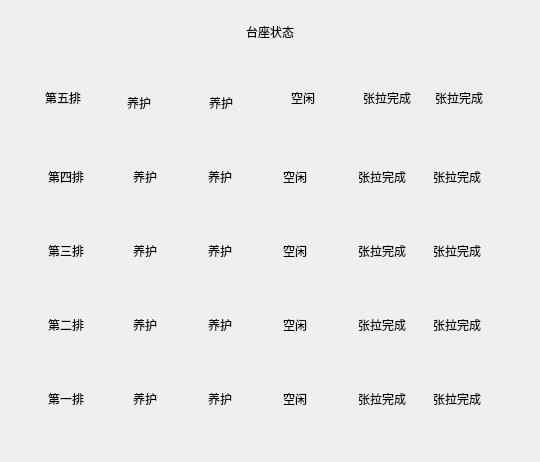
<?xml version="1.0" encoding="UTF-8"?>
<ui version="4.0">
 <class>Form</class>
 <widget class="QWidget" name="Form">
  <property name="geometry">
   <rect>
    <x>0</x>
    <y>0</y>
    <width>540</width>
    <height>462</height>
   </rect>
  </property>
  <property name="windowTitle">
   <string>Form</string>
  </property>
  <layout class="QVBoxLayout" name="verticalLayout">
   <item>
    <widget class="QWidget" name="status_panel" native="true">
     <layout class="QVBoxLayout" name="verticalLayout_2" stretch="2,6">
      <item>
       <layout class="QHBoxLayout" name="horizontalLayout_3" stretch="1,1,1">
        <item>
         <spacer name="horizontalSpacer_2">
          <property name="orientation">
           <enum>Qt::Horizontal</enum>
          </property>
          <property name="sizeHint" stdset="0">
           <size>
            <width>20</width>
            <height>10</height>
           </size>
          </property>
         </spacer>
        </item>
        <item>
         <widget class="QLabel" name="label_3">
          <property name="maximumSize">
           <size>
            <width>16777215</width>
            <height>30</height>
           </size>
          </property>
          <property name="styleSheet">
           <string notr="true">font: 15pt &quot;Cantarell&quot;;
border: 0px;
/*color: rgb(138, 226, 52);*/
background-color: transparent;</string>
          </property>
          <property name="text">
           <string>台座状态</string>
          </property>
          <property name="alignment">
           <set>Qt::AlignCenter</set>
          </property>
         </widget>
        </item>
        <item>
         <spacer name="horizontalSpacer">
          <property name="orientation">
           <enum>Qt::Horizontal</enum>
          </property>
          <property name="sizeHint" stdset="0">
           <size>
            <width>176</width>
            <height>10</height>
           </size>
          </property>
         </spacer>
        </item>
       </layout>
      </item>
      <item>
       <widget class="QWidget" name="widget_3" native="true">
        <layout class="QVBoxLayout" name="verticalLayout_3">
         <item>
          <widget class="QWidget" name="fifth" native="true">
           <layout class="QHBoxLayout" name="horizontalLayout_8">
            <property name="leftMargin">
             <number>0</number>
            </property>
            <item>
             <widget class="QLabel" name="label_24">
              <property name="maximumSize">
               <size>
                <width>60</width>
                <height>50</height>
               </size>
              </property>
              <property name="styleSheet">
               <string notr="true">border:0px;</string>
              </property>
              <property name="text">
               <string>第五排</string>
              </property>
              <property name="wordWrap">
               <bool>true</bool>
              </property>
             </widget>
            </item>
            <item>
             <widget class="QLabel" name="sta_fiv_1">
              <property name="minimumSize">
               <size>
                <width>60</width>
                <height>60</height>
               </size>
              </property>
              <property name="maximumSize">
               <size>
                <width>50</width>
                <height>50</height>
               </size>
              </property>
              <property name="text">
               <string>养护</string>
              </property>
              <property name="wordWrap">
               <bool>true</bool>
              </property>
             </widget>
            </item>
            <item>
             <widget class="QLabel" name="sta_fiv_2">
              <property name="minimumSize">
               <size>
                <width>60</width>
                <height>60</height>
               </size>
              </property>
              <property name="maximumSize">
               <size>
                <width>50</width>
                <height>50</height>
               </size>
              </property>
              <property name="text">
               <string>养护</string>
              </property>
              <property name="wordWrap">
               <bool>true</bool>
              </property>
             </widget>
            </item>
            <item>
             <widget class="QLabel" name="sta_fiv_3">
              <property name="minimumSize">
               <size>
                <width>50</width>
                <height>50</height>
               </size>
              </property>
              <property name="maximumSize">
               <size>
                <width>50</width>
                <height>50</height>
               </size>
              </property>
              <property name="text">
               <string>空闲</string>
              </property>
              <property name="wordWrap">
               <bool>true</bool>
              </property>
             </widget>
            </item>
            <item>
             <widget class="QLabel" name="sta_fiv_4">
              <property name="minimumSize">
               <size>
                <width>50</width>
                <height>50</height>
               </size>
              </property>
              <property name="maximumSize">
               <size>
                <width>50</width>
                <height>50</height>
               </size>
              </property>
              <property name="text">
               <string>张拉完成</string>
              </property>
              <property name="wordWrap">
               <bool>true</bool>
              </property>
             </widget>
            </item>
            <item>
             <widget class="QLabel" name="sta_fiv_5">
              <property name="minimumSize">
               <size>
                <width>50</width>
                <height>50</height>
               </size>
              </property>
              <property name="maximumSize">
               <size>
                <width>50</width>
                <height>50</height>
               </size>
              </property>
              <property name="text">
               <string>张拉完成</string>
              </property>
              <property name="wordWrap">
               <bool>true</bool>
              </property>
             </widget>
            </item>
           </layout>
          </widget>
         </item>
         <item>
          <widget class="QWidget" name="fourth" native="true">
           <layout class="QHBoxLayout" name="horizontalLayout_7">
            <property name="leftMargin">
             <number>0</number>
            </property>
            <item>
             <widget class="QLabel" name="label_19">
              <property name="maximumSize">
               <size>
                <width>60</width>
                <height>50</height>
               </size>
              </property>
              <property name="styleSheet">
               <string notr="true">border:0px;</string>
              </property>
              <property name="text">
               <string>第四排</string>
              </property>
              <property name="wordWrap">
               <bool>true</bool>
              </property>
             </widget>
            </item>
            <item>
             <widget class="QLabel" name="sta_fou_1">
              <property name="minimumSize">
               <size>
                <width>50</width>
                <height>50</height>
               </size>
              </property>
              <property name="maximumSize">
               <size>
                <width>50</width>
                <height>50</height>
               </size>
              </property>
              <property name="text">
               <string>养护</string>
              </property>
              <property name="wordWrap">
               <bool>true</bool>
              </property>
             </widget>
            </item>
            <item>
             <widget class="QLabel" name="sta_fou_2">
              <property name="minimumSize">
               <size>
                <width>50</width>
                <height>50</height>
               </size>
              </property>
              <property name="maximumSize">
               <size>
                <width>50</width>
                <height>50</height>
               </size>
              </property>
              <property name="text">
               <string>养护</string>
              </property>
              <property name="wordWrap">
               <bool>true</bool>
              </property>
             </widget>
            </item>
            <item>
             <widget class="QLabel" name="sta_fou_3">
              <property name="minimumSize">
               <size>
                <width>50</width>
                <height>50</height>
               </size>
              </property>
              <property name="maximumSize">
               <size>
                <width>50</width>
                <height>50</height>
               </size>
              </property>
              <property name="text">
               <string>空闲</string>
              </property>
              <property name="wordWrap">
               <bool>true</bool>
              </property>
             </widget>
            </item>
            <item>
             <widget class="QLabel" name="sta_fou_4">
              <property name="minimumSize">
               <size>
                <width>50</width>
                <height>50</height>
               </size>
              </property>
              <property name="maximumSize">
               <size>
                <width>50</width>
                <height>50</height>
               </size>
              </property>
              <property name="text">
               <string>张拉完成</string>
              </property>
              <property name="wordWrap">
               <bool>true</bool>
              </property>
             </widget>
            </item>
            <item>
             <widget class="QLabel" name="sta_fou_5">
              <property name="minimumSize">
               <size>
                <width>50</width>
                <height>50</height>
               </size>
              </property>
              <property name="maximumSize">
               <size>
                <width>50</width>
                <height>50</height>
               </size>
              </property>
              <property name="text">
               <string>张拉完成</string>
              </property>
              <property name="wordWrap">
               <bool>true</bool>
              </property>
             </widget>
            </item>
           </layout>
          </widget>
         </item>
         <item>
          <widget class="QWidget" name="third" native="true">
           <layout class="QHBoxLayout" name="horizontalLayout_6">
            <property name="leftMargin">
             <number>0</number>
            </property>
            <item>
             <widget class="QLabel" name="label_14">
              <property name="maximumSize">
               <size>
                <width>60</width>
                <height>50</height>
               </size>
              </property>
              <property name="styleSheet">
               <string notr="true">border:0px;</string>
              </property>
              <property name="text">
               <string>第三排</string>
              </property>
              <property name="wordWrap">
               <bool>true</bool>
              </property>
             </widget>
            </item>
            <item>
             <widget class="QLabel" name="sta_thi_1">
              <property name="minimumSize">
               <size>
                <width>50</width>
                <height>50</height>
               </size>
              </property>
              <property name="maximumSize">
               <size>
                <width>50</width>
                <height>50</height>
               </size>
              </property>
              <property name="text">
               <string>养护</string>
              </property>
              <property name="wordWrap">
               <bool>true</bool>
              </property>
             </widget>
            </item>
            <item>
             <widget class="QLabel" name="sta_thi_2">
              <property name="minimumSize">
               <size>
                <width>50</width>
                <height>50</height>
               </size>
              </property>
              <property name="maximumSize">
               <size>
                <width>50</width>
                <height>50</height>
               </size>
              </property>
              <property name="text">
               <string>养护</string>
              </property>
              <property name="wordWrap">
               <bool>true</bool>
              </property>
             </widget>
            </item>
            <item>
             <widget class="QLabel" name="sta_thi_3">
              <property name="minimumSize">
               <size>
                <width>50</width>
                <height>50</height>
               </size>
              </property>
              <property name="maximumSize">
               <size>
                <width>50</width>
                <height>50</height>
               </size>
              </property>
              <property name="text">
               <string>空闲</string>
              </property>
              <property name="wordWrap">
               <bool>true</bool>
              </property>
             </widget>
            </item>
            <item>
             <widget class="QLabel" name="sta_thi_4">
              <property name="minimumSize">
               <size>
                <width>50</width>
                <height>50</height>
               </size>
              </property>
              <property name="maximumSize">
               <size>
                <width>50</width>
                <height>50</height>
               </size>
              </property>
              <property name="text">
               <string>张拉完成</string>
              </property>
              <property name="wordWrap">
               <bool>true</bool>
              </property>
             </widget>
            </item>
            <item>
             <widget class="QLabel" name="sta_thi_5">
              <property name="minimumSize">
               <size>
                <width>50</width>
                <height>50</height>
               </size>
              </property>
              <property name="maximumSize">
               <size>
                <width>50</width>
                <height>50</height>
               </size>
              </property>
              <property name="text">
               <string>张拉完成</string>
              </property>
              <property name="wordWrap">
               <bool>true</bool>
              </property>
             </widget>
            </item>
           </layout>
          </widget>
         </item>
         <item>
          <widget class="QWidget" name="second" native="true">
           <layout class="QHBoxLayout" name="horizontalLayout_4">
            <property name="leftMargin">
             <number>0</number>
            </property>
            <item>
             <widget class="QLabel" name="label_4">
              <property name="maximumSize">
               <size>
                <width>60</width>
                <height>50</height>
               </size>
              </property>
              <property name="styleSheet">
               <string notr="true">border:0px;</string>
              </property>
              <property name="text">
               <string>第二排</string>
              </property>
              <property name="wordWrap">
               <bool>true</bool>
              </property>
             </widget>
            </item>
            <item>
             <widget class="QLabel" name="sta_sec_1">
              <property name="minimumSize">
               <size>
                <width>50</width>
                <height>50</height>
               </size>
              </property>
              <property name="maximumSize">
               <size>
                <width>50</width>
                <height>50</height>
               </size>
              </property>
              <property name="text">
               <string>养护</string>
              </property>
              <property name="wordWrap">
               <bool>true</bool>
              </property>
             </widget>
            </item>
            <item>
             <widget class="QLabel" name="sta_sec_2">
              <property name="minimumSize">
               <size>
                <width>50</width>
                <height>50</height>
               </size>
              </property>
              <property name="maximumSize">
               <size>
                <width>50</width>
                <height>50</height>
               </size>
              </property>
              <property name="text">
               <string>养护</string>
              </property>
              <property name="wordWrap">
               <bool>true</bool>
              </property>
             </widget>
            </item>
            <item>
             <widget class="QLabel" name="sta_sec_3">
              <property name="minimumSize">
               <size>
                <width>50</width>
                <height>50</height>
               </size>
              </property>
              <property name="maximumSize">
               <size>
                <width>50</width>
                <height>50</height>
               </size>
              </property>
              <property name="text">
               <string>空闲</string>
              </property>
              <property name="wordWrap">
               <bool>true</bool>
              </property>
             </widget>
            </item>
            <item>
             <widget class="QLabel" name="sta_sec_4">
              <property name="minimumSize">
               <size>
                <width>50</width>
                <height>50</height>
               </size>
              </property>
              <property name="maximumSize">
               <size>
                <width>50</width>
                <height>50</height>
               </size>
              </property>
              <property name="text">
               <string>张拉完成</string>
              </property>
              <property name="wordWrap">
               <bool>true</bool>
              </property>
             </widget>
            </item>
            <item>
             <widget class="QLabel" name="sta_sec_5">
              <property name="minimumSize">
               <size>
                <width>50</width>
                <height>50</height>
               </size>
              </property>
              <property name="maximumSize">
               <size>
                <width>50</width>
                <height>50</height>
               </size>
              </property>
              <property name="text">
               <string>张拉完成</string>
              </property>
              <property name="wordWrap">
               <bool>true</bool>
              </property>
             </widget>
            </item>
           </layout>
          </widget>
         </item>
         <item>
          <widget class="QWidget" name="first" native="true">
           <layout class="QHBoxLayout" name="horizontalLayout_5">
            <property name="leftMargin">
             <number>0</number>
            </property>
            <item>
             <widget class="QLabel" name="label_9">
              <property name="maximumSize">
               <size>
                <width>60</width>
                <height>50</height>
               </size>
              </property>
              <property name="styleSheet">
               <string notr="true">border:0px;</string>
              </property>
              <property name="text">
               <string>第一排</string>
              </property>
              <property name="wordWrap">
               <bool>true</bool>
              </property>
             </widget>
            </item>
            <item>
             <widget class="QLabel" name="sta_fir_1">
              <property name="minimumSize">
               <size>
                <width>50</width>
                <height>50</height>
               </size>
              </property>
              <property name="maximumSize">
               <size>
                <width>50</width>
                <height>50</height>
               </size>
              </property>
              <property name="text">
               <string>养护</string>
              </property>
              <property name="wordWrap">
               <bool>true</bool>
              </property>
             </widget>
            </item>
            <item>
             <widget class="QLabel" name="sta_fir_2">
              <property name="minimumSize">
               <size>
                <width>50</width>
                <height>50</height>
               </size>
              </property>
              <property name="maximumSize">
               <size>
                <width>50</width>
                <height>50</height>
               </size>
              </property>
              <property name="text">
               <string>养护</string>
              </property>
              <property name="wordWrap">
               <bool>true</bool>
              </property>
             </widget>
            </item>
            <item>
             <widget class="QLabel" name="sta_fir_3">
              <property name="minimumSize">
               <size>
                <width>50</width>
                <height>50</height>
               </size>
              </property>
              <property name="maximumSize">
               <size>
                <width>50</width>
                <height>50</height>
               </size>
              </property>
              <property name="text">
               <string>空闲</string>
              </property>
              <property name="wordWrap">
               <bool>true</bool>
              </property>
             </widget>
            </item>
            <item>
             <widget class="QLabel" name="sta_fir_4">
              <property name="minimumSize">
               <size>
                <width>50</width>
                <height>50</height>
               </size>
              </property>
              <property name="maximumSize">
               <size>
                <width>50</width>
                <height>50</height>
               </size>
              </property>
              <property name="text">
               <string>张拉完成</string>
              </property>
              <property name="wordWrap">
               <bool>true</bool>
              </property>
             </widget>
            </item>
            <item>
             <widget class="QLabel" name="sta_fir_5">
              <property name="minimumSize">
               <size>
                <width>50</width>
                <height>50</height>
               </size>
              </property>
              <property name="maximumSize">
               <size>
                <width>50</width>
                <height>50</height>
               </size>
              </property>
              <property name="text">
               <string>张拉完成</string>
              </property>
              <property name="wordWrap">
               <bool>true</bool>
              </property>
             </widget>
            </item>
           </layout>
          </widget>
         </item>
        </layout>
       </widget>
      </item>
     </layout>
    </widget>
   </item>
  </layout>
 </widget>
 <resources/>
 <connections/>
</ui>
